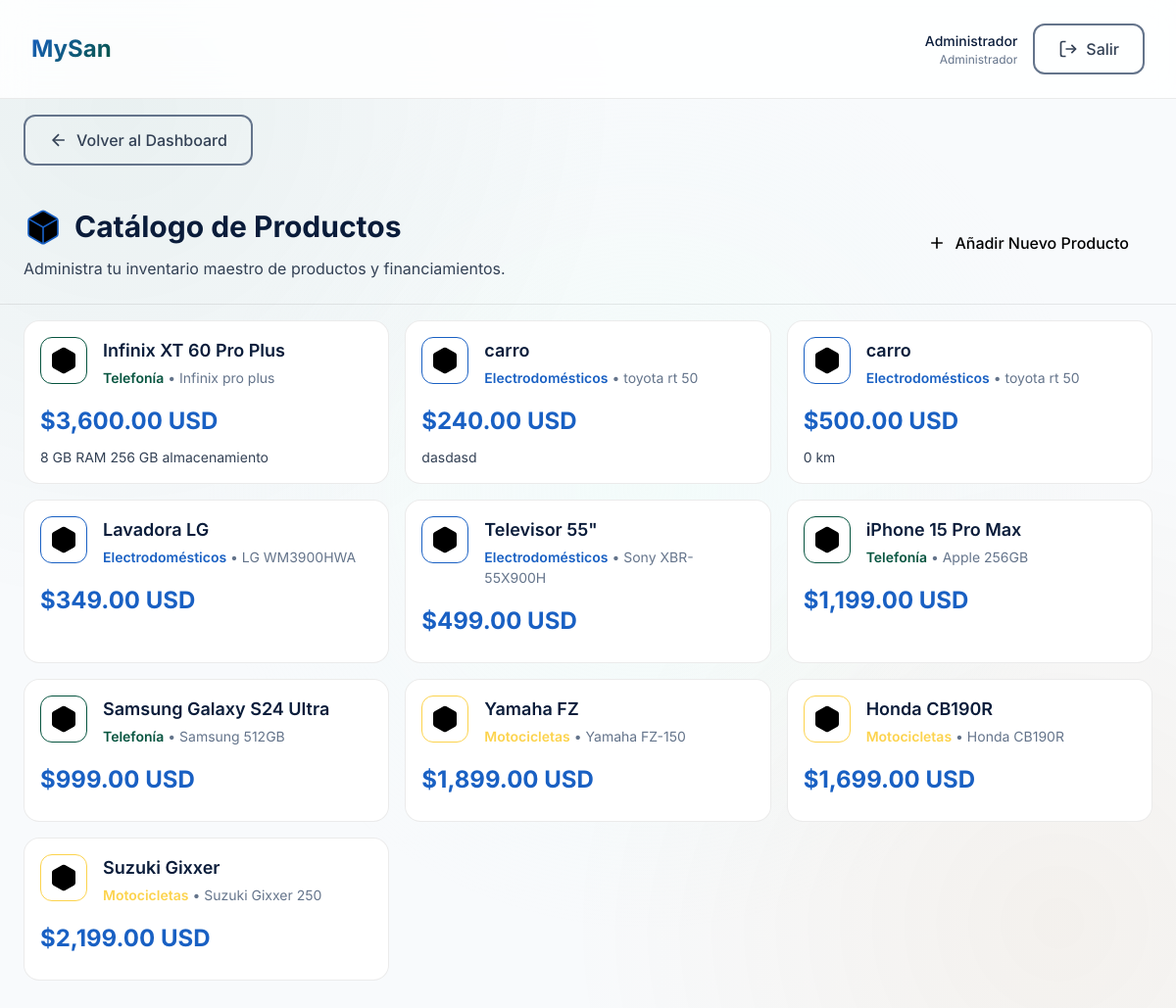
/modules/productos/index.php (signed in), run on an earlier commit of the app's database.
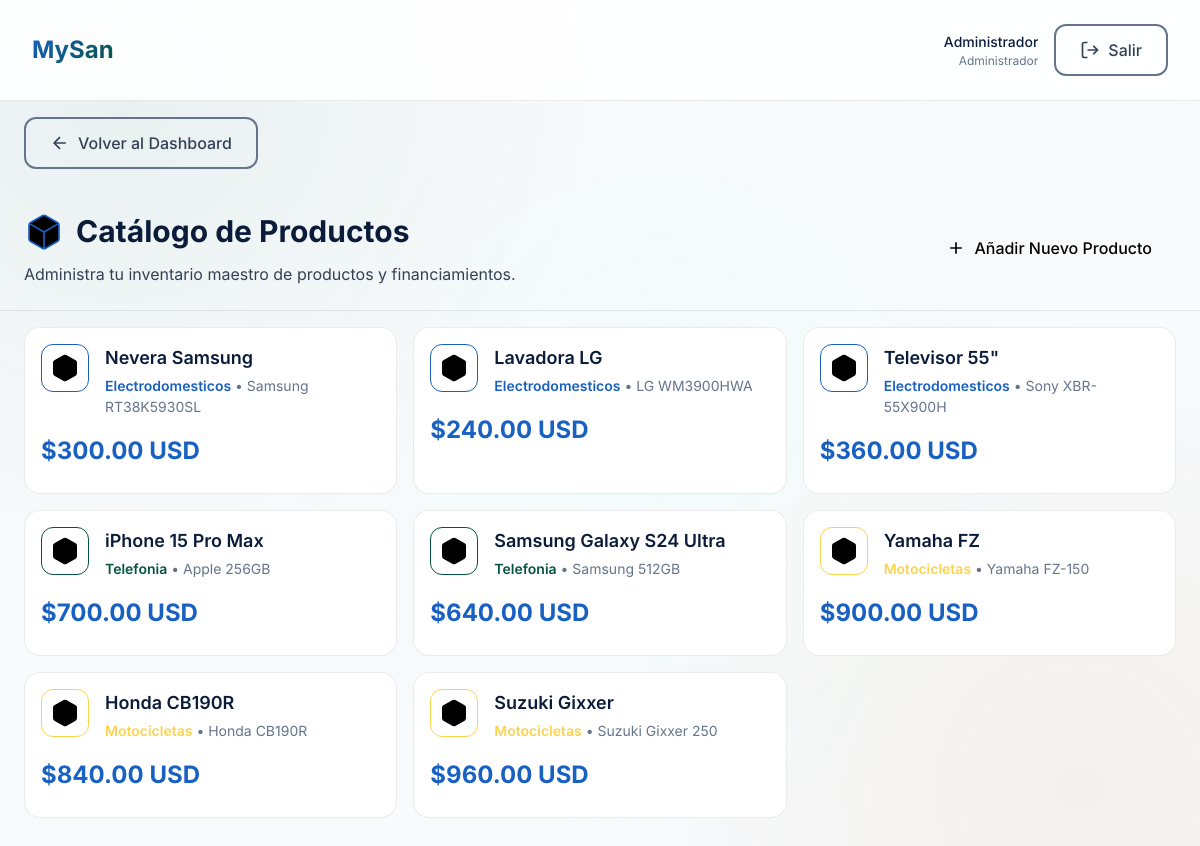
And on a later commit of the database.
### tables this page shows
CREATE TABLE `productos` (
  `id` int NOT NULL AUTO_INCREMENT,
  `categoria_id` int NOT NULL,
  `nombre` varchar(100) NOT NULL,
  `marca` varchar(50) DEFAULT NULL,
  `modelo` varchar(50) DEFAULT NULL,
  `descripcion` text,
  `valor_total` decimal(10,2) NOT NULL,
  `imagen` varchar(255) DEFAULT NULL,
  `activo` tinyint DEFAULT '1',
  `created_at` timestamp NULL DEFAULT CURRENT_TIMESTAMP,
  PRIMARY KEY (`id`),
  KEY `categoria_id` (`categoria_id`),
  CONSTRAINT `productos_ibfk_1` FOREIGN KEY (`categoria_id`) REFERENCES `categorias` (`id`) ON DELETE CASCADE
);

CREATE TABLE `categorias` (
  `id` int NOT NULL AUTO_INCREMENT,
  `nombre` varchar(50) NOT NULL,
  `descripcion` text,
  `color` varchar(20) DEFAULT NULL,
  PRIMARY KEY (`id`)
);

### modules/productos/index.php (the view, shortened to what this page needs)
<?php
require_once '../../config/database.php';
$stmt = $pdo->query("
    SELECT p.*, c.nombre as categoria_nombre, c.color
    FROM productos p
    JOIN categorias c ON p.categoria_id = c.id
    WHERE p.activo = TRUE
    ORDER BY p.created_at DESC
");
$productos = $stmt->fetchAll();
?>
<!DOCTYPE html>
<html lang="es">
<head>
    <link rel="stylesheet" href="../../assets/fonts/inter.css">
    <link rel="stylesheet" href="../../assets/css/reset.css">
    <link rel="stylesheet" href="../../assets/css/variables.css">
    <link rel="stylesheet" href="../../assets/css/bento-grid.css">
    <link rel="stylesheet" href="../../assets/css/main.css">
</head>
<body>
    <div class="main-content">
        <?php
        include '../../includes/header.php';
        ?>
        <div class="page-header" style="padding: var(--space-6); margin-bottom: var(--space-4); border-bottom: 1px solid var(--glass-border);">
            <div style="display: flex; justify-content: space-between; align-items: center; flex-wrap: wrap; gap: var(--space-4);">
                <div>
                    <h1 class="page-title" style="font-size: var(--font-size-3xl); font-weight: var(--font-weight-bold); display: flex; align-items: center; gap: var(--space-3);">
                        <svg class="icon-xl" style="width: 40px; height: 40px; stroke: var(--color-electro);">
                            <use href="#icon-package"></use>
                        </svg>
                        Catálogo de Productos
                    </h1>
                    <p style="color: var(--color-text-secondary); margin-top: var(--space-2);">
                        Administra tu inventario maestro de productos y financiamientos.
                    </p>
                </div>
                <button class="btn btn-electro" onclick="openModal('nuevoProductoModal')">
                    <svg class="icon">
                        <use href="#icon-plus"></use>
                    </svg>
                    Añadir Nuevo Producto
                </button>
            </div>
        </div>
        <div class="bento-container" style="max-width: 1600px; margin: 0 auto; padding: 0 var(--space-6);">
            <div class="bento-12">
                <div class="product-grid">
                    <?php if (empty($productos)): ?>
                        <div style="grid-column: 1 / -1; text-align: center; padding: var(--space-10); color: var(--color-text-tertiary);">
                            <svg class="icon-xl" style="width: 64px; height: 64px; opacity: 0.2; margin: 0 auto var(--space-4); display: block;"><use href="#icon-package"></use></svg>
                            Todavía no tienes productos registrados.
                        </div>
                    <?php else: ?>
                        <?php foreach ($productos as $producto): ?>
                            <div class="product-card" onmouseover="this.style.borderColor='var(--color-<?php echo $producto['color']; ?>)'" onmouseout="this.style.borderColor='var(--glass-border)'">
                                <div class="product-header">
                                    <div class="product-icon" style="border: 1px solid var(--color-<?php echo $producto['color']; ?>); color: var(--color-<?php echo $producto['color']; ?>);">
                                        <svg class="icon-lg">
                                            <use href="#icon-package"></use>
                                        </svg>
                                    </div>
                                    <div class="product-info">
                                        <h3><?php echo htmlspecialchars($producto['nombre']); ?></h3>
                                        <div class="product-meta">
                                            <span style="color: var(--color-<?php echo $producto['color']; ?>); font-weight: 600;"><?php echo htmlspecialchars($producto['categoria_nombre']); ?></span> •
                                            <?php echo htmlspecialchars($producto['marca']); ?>
                                            <?php echo htmlspecialchars($producto['modelo']); ?>
                                        </div>
                                    </div>
                                </div>
                                <div class="product-price">
                                    $<?php echo number_format($producto['valor_total'], 2); ?> USD
                                </div>
                                <?php if ($producto['descripcion']): ?>
                                    <p style="color: var(--color-text-secondary); font-size: var(--font-size-sm); margin-top: var(--space-2);">
                                        <?php echo htmlspecialchars($producto['descripcion']); ?>
                                    </p>
                                <?php endif; ?>
                            </div>
                        <?php endforeach; ?>
                    <?php endif; ?>
                </div>
            </div>
        </div>
    </div>
</body>
</html>

What changed in the data, as far as the page shows it:
removed productos: nombre "Infinix XT 60 Pro Plus", categoria.nombre "Telefonía", marca "Infinix", modelo "pro plus", valor_total "3,600.00", descripcion "8 GB RAM 256 GB almacenamiento"
removed productos: nombre "carro", categoria.nombre "Electrodomésticos", marca "toyota", modelo "rt 50", valor_total "240.00", descripcion "dasdasd"
removed productos: nombre "carro", categoria.nombre "Electrodomésticos", marca "toyota", modelo "rt 50", valor_total "500.00", descripcion "0 km"
now on this page (row edited): productos: nombre "Nevera Samsung", categoria.nombre "Electrodomesticos", marca "Samsung", modelo "RT38K5930SL", valor_total "300.00"
changed productos "Lavadora LG": categoria.nombre "Electrodomésticos" → "Electrodomesticos"; valor_total "349.00" → "240.00"
changed productos "Televisor 55\"": categoria.nombre "Electrodomésticos" → "Electrodomesticos"; valor_total "499.00" → "360.00"
changed productos "iPhone 15 Pro Max": categoria.nombre "Telefonía" → "Telefonia"; valor_total "1,199.00" → "700.00"
changed productos "Samsung Galaxy S24 Ultra": categoria.nombre "Telefonía" → "Telefonia"; valor_total "999.00" → "640.00"
changed productos "Yamaha FZ": valor_total "1,899.00" → "900.00"
changed productos "Honda CB190R": valor_total "1,699.00" → "840.00"
changed productos "Suzuki Gixxer": valor_total "2,199.00" → "960.00"
